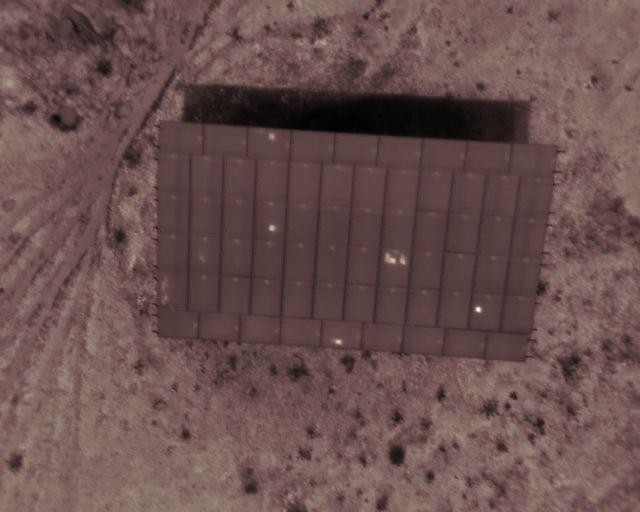
//> input picture PhotovoltaicMaskerDemo/Solar-Images/Photovoltaic-System.jpg, 640 x 512 px
$ ./PhotovoltaicMaskerDemo   (built with g++ and OpenCV 4)
//> lines starting //> are read from the running program, lines starting //| are printed output that depends on the picture; after the words box and inside, x2 and y2 are one past the last pixel; in counts of white or black regions, pixels touching at a corner belong together
//> further down, original_image is the input picture: 512 rows x 640 cols, CV_8UC3; mean B, G, R 78.6, 80, 105.7
### PhotovoltaicMaskerDemo/CV32FC1_Processor_OCV.cpp
#include "CV32FC1_Processor_OCV.h"

// [9 lines left out: function CV32FC1_Processor_OCV, not called in this run]

CV32FC1_Processor_OCV::CV32FC1_Processor_OCV(const Mat &inputImage)
{
    if(inputImage.channels() > 1)
    {
        cvtColor(inputImage, image_CV32FC1, COLOR_BGR2GRAY);
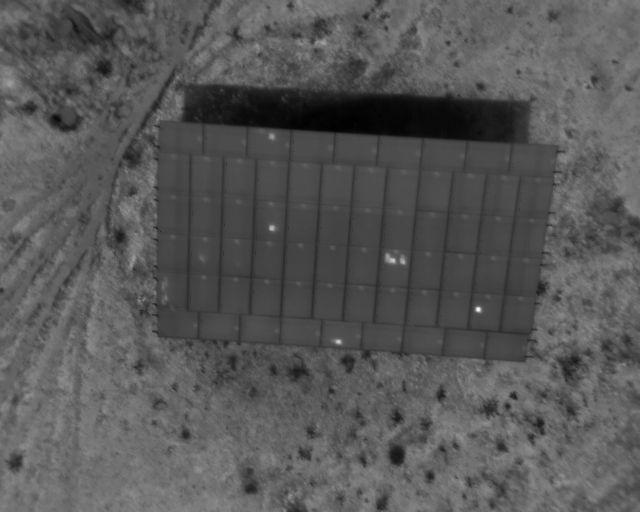
//> image_CV32FC1: 512 rows x 640 cols, CV_8UC1; min 0, max 243, mean 87.5
    }
    image_CV32FC1.convertTo(image_CV32FC1, CV_32F, 1.0 / 255.0);
//> image_CV32FC1: 512 rows x 640 cols, CV_32FC1
}

Mat CV32FC1_Processor_OCV::getImage() const
{
    return image_CV32FC1.clone();
}

void CV32FC1_Processor_OCV::performThreshold(float fThresholdValue)
{
//> called with fThresholdValue = 0.3
    threshold(image_CV32FC1, image_CV32FC1, fThresholdValue, 1.0, THRESH_BINARY);
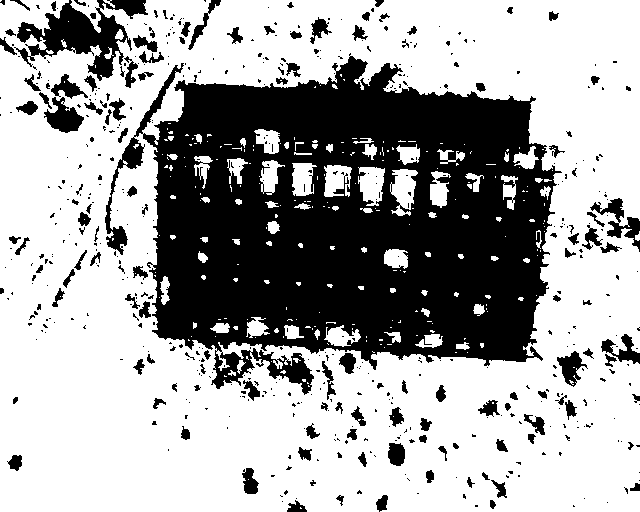
//> image_CV32FC1: 512 rows x 640 cols, CV_32FC1; values 0 (black) and 1 (white), 65.5% white; 554 black regions (421 under 20 px), largest, box (x1, y1, x2, y2) and area: (105, 53, 562, 395) 94022, (14, 0, 148, 81) 4282, (590, 198, 640, 252) 798
}

// [111 lines left out: functions performConvolution, performSobelEdgeDetection, performMorphologicalOperation, performMedianFiltering, performLocallyAdaptiveThreshold, not called in this run]

### PhotovoltaicMaskerDemo/PhotovoltaicMaskerDemo.cpp
#include <iostream>
#include <opencv2/opencv.hpp>
#include <opencv2/highgui.hpp>

#include "CV32FC1_Processor_OCV.h"

using namespace std;
using namespace cv;

int main()
{
    // Read Image
    string image_path = "Solar-Images\\Photovoltaic-System.jpg";
    Mat original_image = imread(image_path);
    imshow("original image", original_image);

    // Processing the image with OpenCV
    CV32FC1_Processor_OCV processor(original_image);
    processor.performThreshold(0.3);
    Mat processedImage = processor.getImage();
    imshow("processed image", processedImage);

    waitKey(0);
    destroyAllWindows();

}
